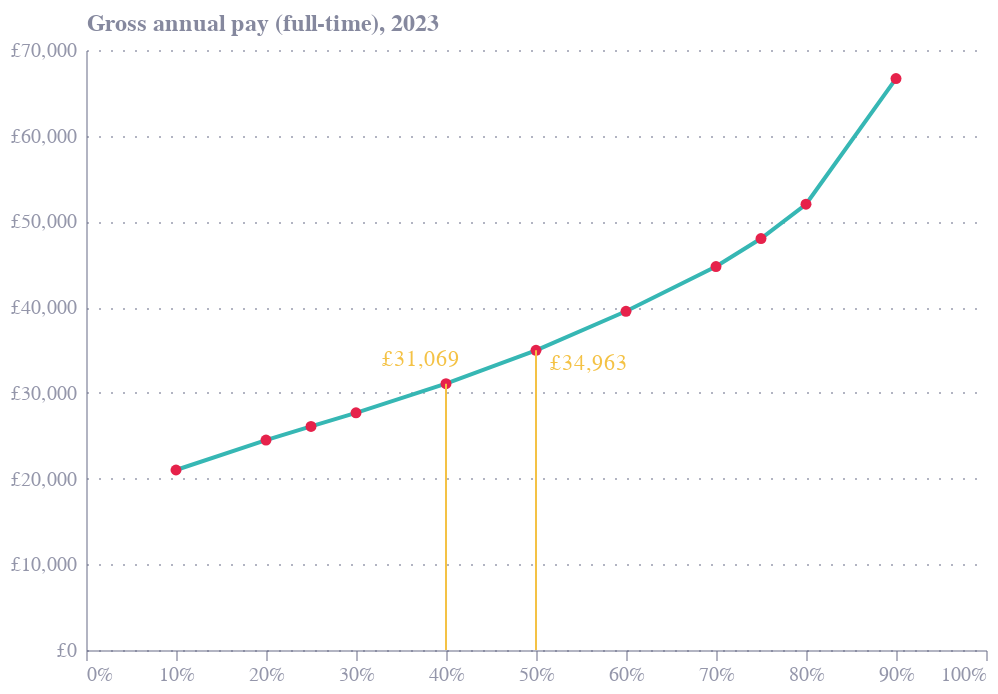

The cell this chart's notebook holds for it:
### Markdown cell above
## Restricted

### Code cell
df = dist_df.copy()

df['label'] = df.apply(lambda x: f"£{x['value']:,}", axis=1)

# Plot - full distribution
base = alt.Chart(df).encode(
    x=alt.X('pctile:Q', scale=alt.Scale(domain=(0, 1)), axis=alt.Axis(format='%')),
    y=alt.Y('value:Q', axis=alt.Axis(title='Gross annual pay (full-time), 2023', labelExpr="'£' + datum.label"),)
)

bars = base.mark_line(point={'filled': True, 'fill': '#E6224B'},color="#36B7B4")

pctile_rule = base.transform_filter(filter="datum.pctile == 0.5 | datum.pctile == 0.4").mark_rule(color='#F4C245')

pctile_text = base.transform_filter(filter="datum.pctile == 0.5 | datum.pctile == 0.4").mark_text(
    align=alt.expr("if(datum.pctile == 0.5, 'left', 'right')"),
    baseline='middle',
    dx=7,
    dy=alt.expr("if(datum.pctile == 0.5, 7, -12)"),
    color='#F4C245',
    text=alt.expr("'£'+format(datum.value, ',.0f')"),
)


chart = bars + pctile_rule + pctile_text

chart = chart.properties(
    width=450,
    height=300,
)

chart.save("fig2.png", scale_factor=3)
chart

### Figure 1 — Vega-Lite specification as saved in the notebook (floating-point values rounded to 4 significant figures)
{"config": {"font": "Circular Std", "mark": {"line": {"interpolate": "monotone"}}, "view": {"stroke": "transparent", "width": 400, "height": 300}, "range": {"category": ["#36B7B4", "#E6224B", "#F4C245", "#0063AF", "#00A767", "#179FDB", "#EB5C2E"], "diverging": ["#E6224B", "#E54753", "#C9C9C9", "#179FDB", "#122B39"], "heatmap": ["#C9C9C9", "#179FDB", "#0063AF", "#122B39"], "ordinal": ["#00A767", "#36B7B4", "#179FDB", "#0063AF", "#243B5A"]}, "axisX": {"domainColor": "#676A86", "domainOpacity": 0.5, "grid": false, "labelAngle": 0, "labelColor": "#676A86", "labelOpacity": 0.7, "orient": "bottom", "tickColor": "#676A86", "tickCount": 10, "tickOpacity": 0.5, "title": false, "titleAlign": "center", "titleAnchor": "middle", "titleColor": "#676A86", "titleFontSize": 12, "titleOpacity": 0.8, "titleY": -15}, "axisY": {"domainColor": "#676A86", "domainOpacity": 0.5, "gridColor": "#676A86", "gridDash": [1, 5], "gridOpacity": 0.5, "labelColor": "#676A86", "labelOpacity": 0.7, "labelPadding": 5, "tickColor": "#676A86", "tickCount": 8, "tickOpacity": 0.5, "ticks": false, "titleAlign": "left", "titleAngle": 0, "titleBaseline": "bottom", "titleColor": "#676A86", "titleFontSize": 12, "titleOpacity": 0.8, "titleX": 0, "titleY": -7}}, "layer": [{"mark": {"type": "line", "color": "#36B7B4", "point": {"filled": true, "fill": "#E6224B"}}, "encoding": {"x": {"axis": {"format": "%"}, "field": "pctile", "scale": {"domain": [0, 1]}, "type": "quantitative"}, "y": {"axis": {"labelExpr": "'£' + datum.label", "title": "Gross annual pay (full-time), 2023"}, "field": "value", "type": "quantitative"}}}, {"mark": {"type": "rule", "color": "#F4C245"}, "encoding": {"x": {"axis": {"format": "%"}, "field": "pctile", "scale": {"domain": [0, 1]}, "type": "quantitative"}, "y": {"axis": {"labelExpr": "'£' + datum.label", "title": "Gross annual pay (full-time), 2023"}, "field": "value", "type": "quantitative"}}, "transform": [{"filter": "datum.pctile == 0.5 | datum.pctile == 0.4"}]}, {"mark": {"type": "text", "align": {"expr": "if(datum.pctile == 0.5, 'left', 'right')"}, "baseline": "middle", "color": "#F4C245", "dx": 7, "dy": {"expr": "if(datum.pctile == 0.5, 7, -12)"}, "text": {"expr": "'£'+format(datum.value, ',.0f')"}}, "encoding": {"x": {"axis": {"format": "%"}, "field": "pctile", "scale": {"domain": [0, 1]}, "type": "quantitative"}, "y": {"axis": {"labelExpr": "'£' + datum.label", "title": "Gross annual pay (full-time), 2023"}, "field": "value", "type": "quantitative"}}, "transform": [{"filter": "datum.pctile == 0.5 | datum.pctile == 0.4"}]}], "data": {"name": "data-2c4598f79c892bc9a08b070c9fdf754c"}, "height": 300, "width": 450, "$schema": "https://vega.github.io/schema/vega-lite/v5.8.0.json", "datasets": {"data-2c4598f79c892bc9a08b070c9fdf754c": [{"pctile": 0.1, "value": 21000, "label": "£21,000.0"}, {"pctile": 0.2, "value": 24496, "label": "£24,496.0"}, {"pctile": 0.25, "value": 26085, "label": "£26,085.0"}, {"pctile": 0.3, "value": 27673, "label": "£27,673.0"}, {"pctile": 0.4, "value": 31069, "label": "£31,069.0"}, {"pctile": 0.5, "value": 34963, "label": "£34,963.0"}, {"pctile": 0.6, "value": 39516, "label": "£39,516.0"}, {"pctile": 0.7, "value": 44738, "label": "£44,738.0"}, {"pctile": 0.75, "value": 48000, "label": "£48,000.0"}, {"pctile": 0.8, "value": 52007, "label": "£52,007.0"}, {"pctile": 0.9, "value": 66669, "label": "£66,669.0"}]}}
